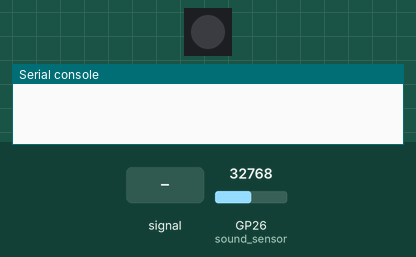
Simulated run of this program. Board: Raspberry Pi Pico running MicroPython. Shown: 1 RGB LEDs in strip order, left to right, the last lines printed to the serial console. The inputs (shaded band) are chosen by the test bench; at power-on: GP26 (sound_sensor) = 32768 (analog values on the 0–65535 scale). Dim RGB values are drawn brighter than linear; library files of the repository ran but are not shown: ws2812.py.

Above: at 1.2 s.
1.3 s: GP26 (sound_sensor) fed a 2 Hz sine of ±19660 counts around its level
At 1.72 s:
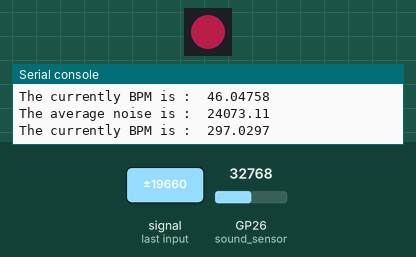
4.3 s: GP26 (sound_sensor) fed a 200 Hz sine of ±5242 counts around its level
At 4.65 s:
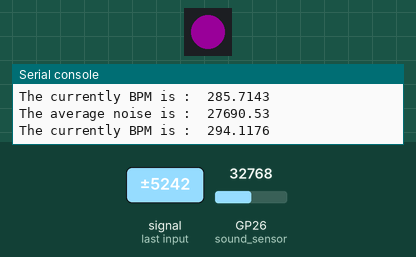
7.3 s: GP26 (sound_sensor) set to 45874
8.8 s: GP26 (sound_sensor) set to 57670
At 9.4 s:
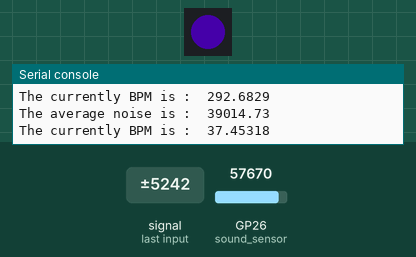
10.3 s: GP26 (sound_sensor) set to 60655
At 11.7 s:
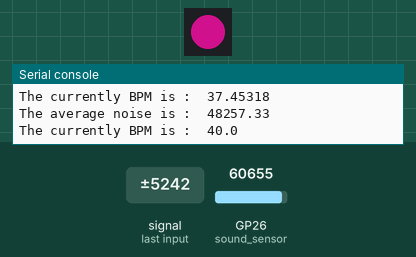
Timing chart, 0 to 12.8 s (numbered marks = the images above; inputs shaded):
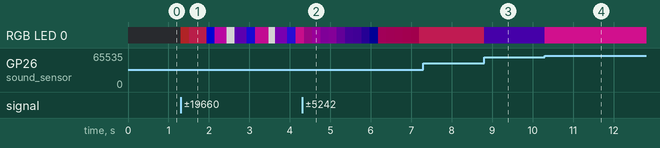

Measured:
- after the input at 1.3 s, RGB LED 0: off → RGB(55, 11, 12) at once, → RGB(71, 11, 28) 0.20 s later, → RGB(0, 2, 127) 0.43 s later, → RGB(73, 2, 63) 0.20 s later, … (12 changes in this stretch)
- after the input at 7.3 s, every drawn part: stays the same
- after the input at 8.8 s, RGB LED 0: RGB(85, 12, 36) → RGB(18, 0, 44) at once
- after the input at 10.3 s, RGB LED 0: RGB(18, 0, 44) → RGB(120, 9, 81) at once

The program:

blink.py
```python
#<----------------------------------->
#Import of the different librairies
from ws2812 import WS2812
from machine import ADC
import utime
#<////////////////////////////////////>


#<----------------------------------->
#Initialisation of sensors
RGB = WS2812(20,1) #The first number defines the pin and the second number defines the number of LED RGB which are connected
#in this case, there is only one LED RGB
sound_sensor = ADC(0)#it defines the pin
#<////////////////////////////////////>


#<----------------------------------->
#Definition of differents functions which create a random combination to have an random color. The components of the color are a number between
#0 and 255 for the red, blue and green component.
def red(led_value, average_noise) :
    #linear function which send back a number between 0 and 255, it depends on the average_noise and the Led_value. It returns a number for
    #the red component
    color_red = int((average_noise-13000)*4.87*10**-3-(5*led_value)*2)
    if 255>color_red and color_red>0 :
        return color_red
    else :
        return int((average_noise-13000)*4.87*10**-3)

def green(BPM_now, led_value):
    #linear function which send back a number between 0 and 255, it depends on the BPM_now and the Led_value. It returns a number for
    #the green component
    color_green = int(0.853333*BPM_now-(led_value-2)*2)
    if 255>color_green and color_green >0:
        return color_green
    else :
        return int(0.853333*BPM_now)

def blue (last_noise, led_value):
    #linear function which send back a number between 0 and 255, it depends on the last_noise and the Led_value. It returns a number for
    #the blue component
    color_blue = int((last_noise-13000)*4.87*10**-3-(led_value+5)*2)
    if 255>color_blue and color_blue >0:
        return color_blue
    else :
        return int((last_noise-13000)*4.87*10**-3)
#<////////////////////////////////////>


#<----------------------------------->
#Initialisation of datas
BPM_now = 0
noise_list=[]
last_noise = 0
NO_noise = 13000 #if the lecture of the sensor is under this number, there is no noise
led_value = 0
last_time = utime.ticks_ms()
last_time_writte = last_time
prise_de_mesure = True
average_noise= 0
BPM=[]
battement = False
#<////////////////////////////////////>


#<----------------------------------->
#Math functions
lissage = lambda average_noise, diff : (average_noise)*0.8+0.2*diff #average of the last and the new noise
peak = lambda average_noise : average_noise*0.95 #definition of the landing for the new noise
BPM_math = lambda new_time, last_time : 60000/(new_time-last_time)#calculate the value of the BPM
#<////////////////////////////////////>


#<----------------------------------->
#The first fifteen results of the sensors to make an average
while len(noise_list)!=15:
        noise=(sound_sensor.read_u16())
        if noise!=0:
            noise_list.append(noise)
#<////////////////////////////////////>


#<----------------------------------->
#Incrementation of the LED_value
def led(led_value):
    led_value = led_value+1
    if led_value>10:
        led_value= -10
    return led_value
#<////////////////////////////////////>


#<----------------------------------->
#Lecture of the sensor
def lecture(prise_de_mesure, noise_list):

    noise=(sound_sensor.read_u16())
    if noise!=0:
        del noise_list[0]#delete the last data of the noise
        noise_list.append(noise)#Add the new data of noise, if it is different of zero
        prise_de_mesure = False
    return noise_list, prise_de_mesure
#<////////////////////////////////////>


#<----------------------------------->
#Make the mean of the noise
def moyenne(average_noise, noise_list, last_noise):
    for i in range(15):
        average_noise +=noise_list[i]
    average_noise = average_noise/15#It makes an average of the last fiftheen datas of noise
    diff = average_noise-last_noise
    average_noise=lissage(average_noise, diff)#It makes an average of the last average andthe new average
    return last_noise, average_noise
#<////////////////////////////////////>


#<----------------------------------->
#Calcul the currently BPM
def BPM_function(average_noise, new_time, last_time, BPM):
    print("The average noise is : ",average_noise)
    BPM_now = BPM_math(new_time, last_time)#calculate the value of the BPM
    BPM.append(BPM_now)#Add the value of the currently BPM
    last_time= new_time
    last_noise = peak(average_noise) #Define the new landing to surpass for the new noise
    print("The currently BPM is : ", BPM_now)
    battement = True
    return battement, last_time, BPM, last_noise
#<////////////////////////////////////>


#<----------------------------------->
#Calcul the mean average of the BPM each minut
def writting(last_time_writte, new_time, BPM):
    last_time_writte=new_time
    if len(BPM)!=0:
        bpm = sum(BPM)/len(BPM)#Calculate the average BPM
        BPM.clear()#Clear the list of the BPM
    else :
        bpm=0

    try:
        with open("bpm_log.txt", "a") as f: #The structure with close automaticaly the file
            f.write(f"{utime.localtime()}: {bpm:.1f} BPM\n")#Writte the data
            print("Valeur enregistrée dans bpm_log.txt")
    except Exception as e:
            print("Erreur d’écriture dans le fichier :", e)#Send the error to the terminal

    print("le BPM moyen est de ",bpm)
    return last_time_writte
#<////////////////////////////////////>


#<----------------------------------->
#Change the color of the LED RGB
def LED(battement, led_value, average_noise, BPM_now, last_noise):
    color = red(led_value, average_noise), green(BPM_now, led_value), blue(last_noise, led_value)#Calculate a random value of RGB
    RGB.pixels_fill(color)
    RGB.pixels_show()#Change the color of the RGB
    battement = False
    return battement
#<////////////////////////////////////>


#<----------------------------------->
#Infinty loop of reading
while True:
    #incrementation of the LED_value for the random color
    led_value = led(led_value)

    #Lectire of the noise sensor
    while prise_de_mesure:
        noise_list, prise_de_mesure=lecture(prise_de_mesure, noise_list)

    #Allow taking the lecture of the noise
    prise_de_mesure = True
    #Allow to make an average
    last_noise =average_noise
    #Reset the value of the average
    average_noise=0
    #utlisation of a function to make an average off the noise
    last_noise, average_noise = moyenne(average_noise, noise_list, last_noise)

    new_time = utime.ticks_ms()

    if average_noise > last_noise and  new_time-last_time >200 and average_noise>NO_noise : #Allow to calculate the value of
        #the BPM if : the new noise is stronger than the last noise, there is a noise and the BPM is under 300BPM.
        battement, last_time, BPM, last_noise = BPM_function(average_noise, new_time, last_time, BPM)

    if new_time-last_time_writte>60000 :#Use the function every single minute
        last_time_writte = writting(last_time_writte, new_time, BPM)


    if battement:#If there is a BPM we change the color of the RGB
        battement = LED(battement, led_value, average_noise, BPM_now, last_noise)
#<////////////////////////////////////>
```
